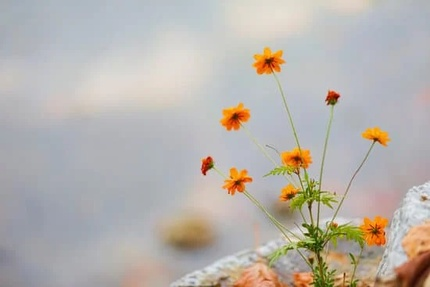
#> input picture img_1.jpg, 430 x 287 px, shrunk from 550 x 367 before the run
$ python task_1_code.py
#> lines starting #> are read from the running program, lines starting #| are printed output that depends on the picture; long printed decimals are rounded
import cv2
import numpy as np
import matplotlib.pyplot as plt

images = ["img_1.jpg","img_2.jpg","img_3.jpg"]

for image in images :

    img = cv2.imread(image)
#> img is the input picture: shape (287, 430, 3); mean B, G, R 173.4, 178.7, 183.8


    if img is None :
        raise FileNotFoundError

    else:

        ##===============information of images (name,shape,type,total_pixels,center_pixel)====================

        print (image)
        print ("shape: ",img.shape)
#| shape:  (287, 430, 3)
        print ("type : ",img.dtype)
#| type :  uint8

        h,w,n = img.shape
#> h = 287; w = 430; n = 3

        print ("total pixels : ", h*w)
#| total pixels :  123410

        Cx = w//2
#> Cx = 215
        cy = h//2
#> cy = 143

        print ("BGR center pixels : ", img[Cx,cy])
#| BGR center pixels :  [179 176 171]


        ##================================== the float32 conversion =====================================

        img_f = img.astype(np.float32)/255.0

        h,w,n = img_f.shape

        cx =w//2
#> cx = 215
        cy = h//2

        print ("Float pixel center : ",img_f[cx,cy])
#| Float pixel center :  [0.702  0.6902  0.6706]

        result = np.clip (img_f,0.0,1.0)

        img_back = (result *255).astype(np.uint8)

        name = image.split(".")[0]

        cv2.imwrite (name + "_output.jpg",img_back)

        print ("\n")

        ##====================================== Splicing Channels =====================================

        B = img [:,:,0]
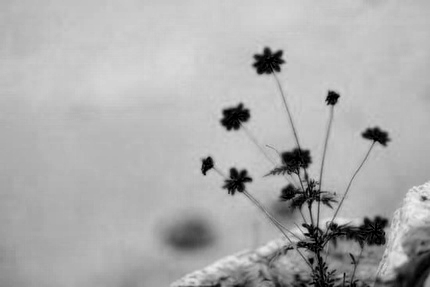
#> B: shape (287, 430); min 0, max 238, mean 173.4
        G = img [:,:,1]
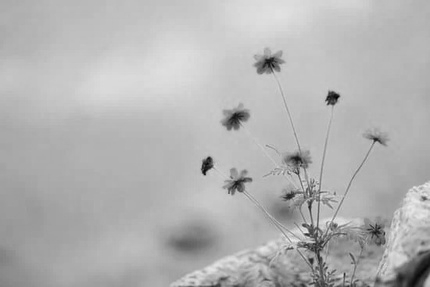
#> G: shape (287, 430); min 1, max 235, mean 178.7
        R = img [:,:,2]
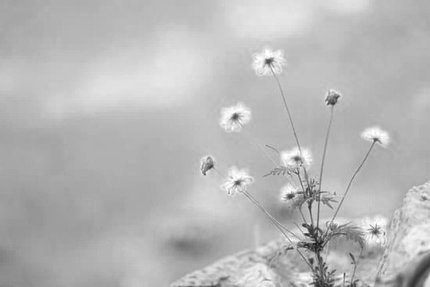
#> R: shape (287, 430); min 18, max 255, mean 183.8


        fig , ax = plt.subplots(1,3,figsize=(10,6))

        ax[0].imshow(B,cmap='gray')
        ax[0].set_title("Blue")

        ax[1].imshow(G,cmap='gray')
        ax[1].set_title("Green")

        ax[2].imshow(R,cmap='gray')
        ax[2].set_title("red")

        plt.savefig (name + "_gray_output.jpg")
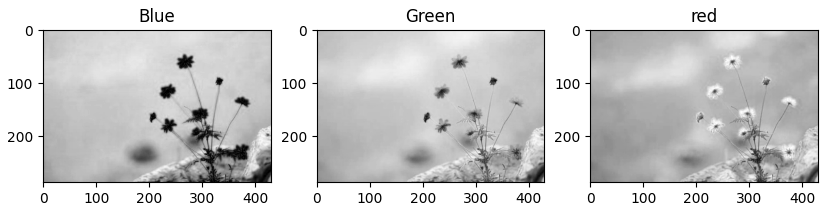
#> figure drawn by matplotlib, 3 panels

        plt.show()
#> pass 2 of the loop `for image in images :`:
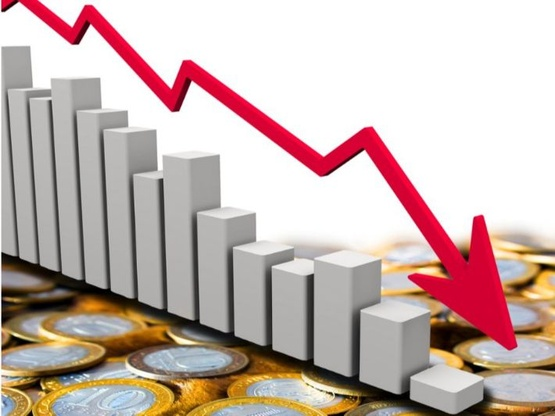
#> input picture img_2.jpg, 555 x 416 px, shrunk from 710 x 532 before the run
#> img is the input picture: shape (416, 555, 3); mean B, G, R 176.8, 181.5, 200.9
#| shape:  (416, 555, 3)
#| type :  uint8
#| total pixels :  230880
#| BGR center pixels :  [177 179 180]
#> img_f: shape (416, 555, 3) float32
#| Float pixel center :  [0.6941 0.702  0.7059 ]
#> B: shape (416, 555)
#> G: shape (416, 555)
#> `R = img [:,:,2]`:
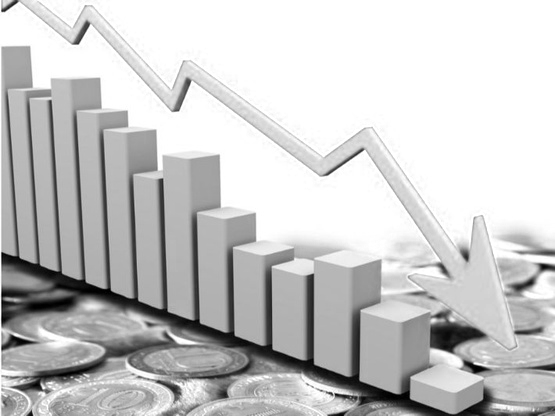
#> R: shape (416, 555); min 0, max 255, mean 200.9
#> `plt.savefig (name + "_gray_output.jpg")`:
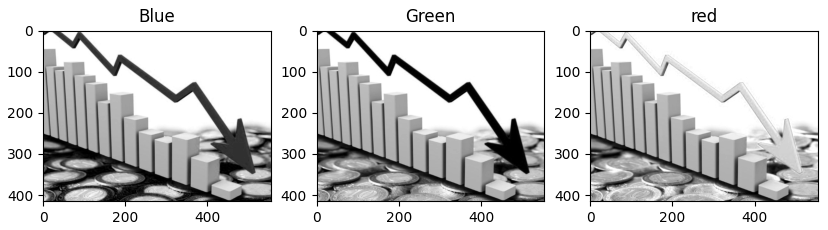
#> figure drawn by matplotlib, 3 panels
#> pass 3 of the loop `for image in images :`:
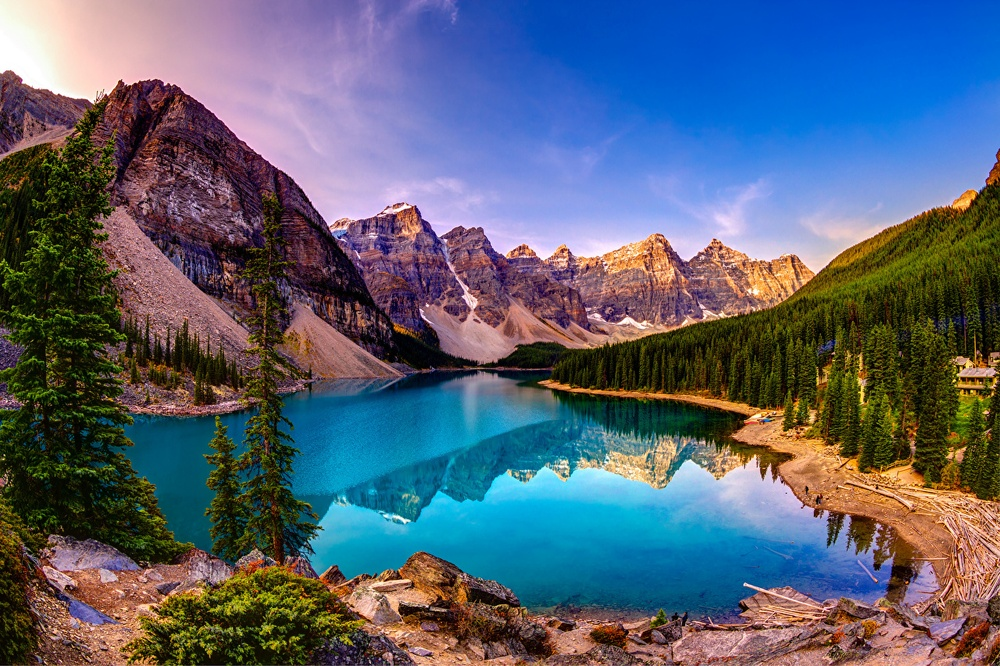
#> input picture img_3.jpg, 1000 x 666 px, shrunk from 1280 x 853 before the run
#> img is the input picture: shape (666, 1000, 3); mean B, G, R 115.8, 98.3, 88.2
#| shape:  (666, 1000, 3)
#| type :  uint8
#| total pixels :  666000
#| BGR center pixels :  [152 123  19]
#> img_f: shape (666, 1000, 3) float32
#| Float pixel center :  [0.5961 0.4824 0.07451]
#> B: shape (666, 1000)
#> G: shape (666, 1000)
#> `R = img [:,:,2]`:
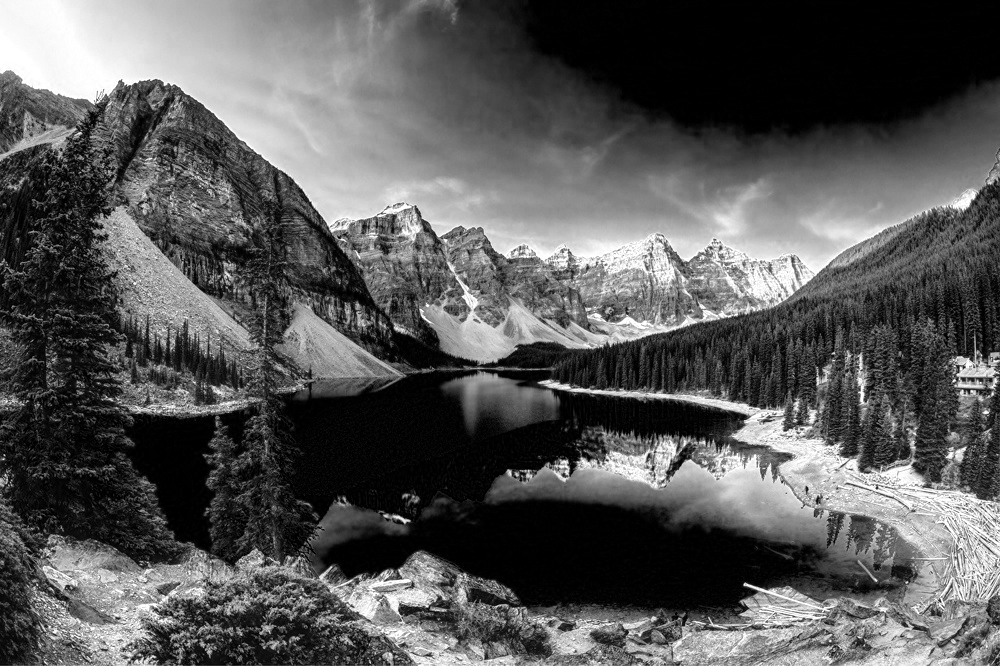
#> R: shape (666, 1000); min 0, max 255, mean 88.2
#> `plt.savefig (name + "_gray_output.jpg")`:
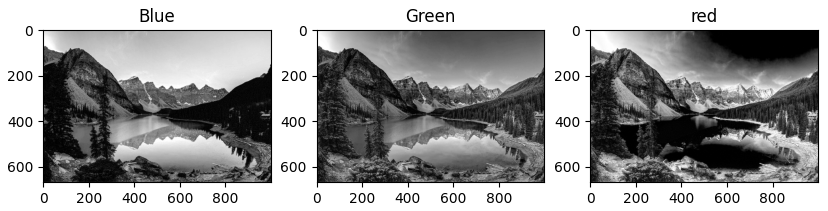
#> figure drawn by matplotlib, 3 panels
